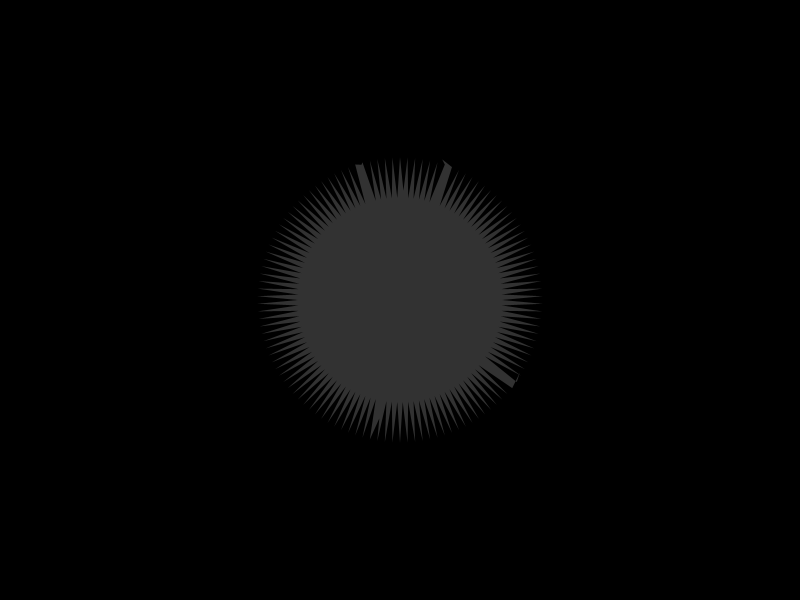
Frame 1 (no input)
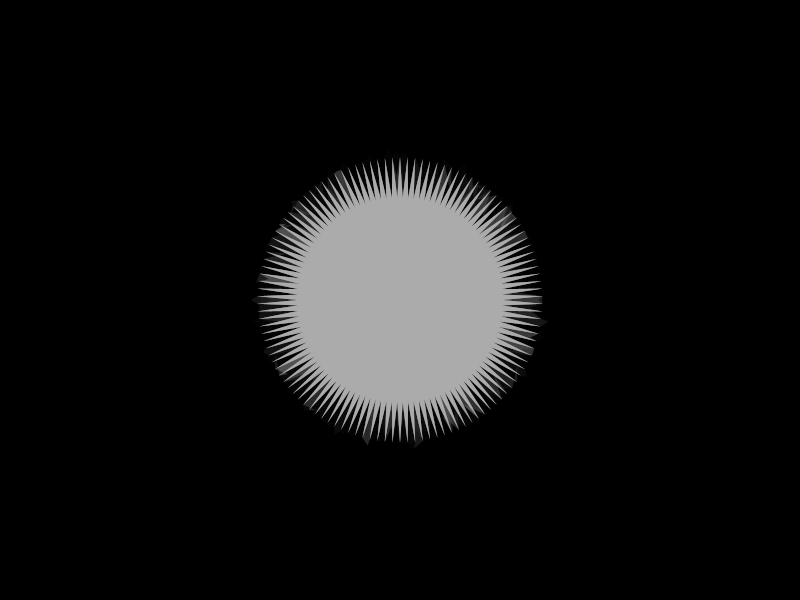
Frame 60 (the mouse pressed at the canvas centre just before this capture)
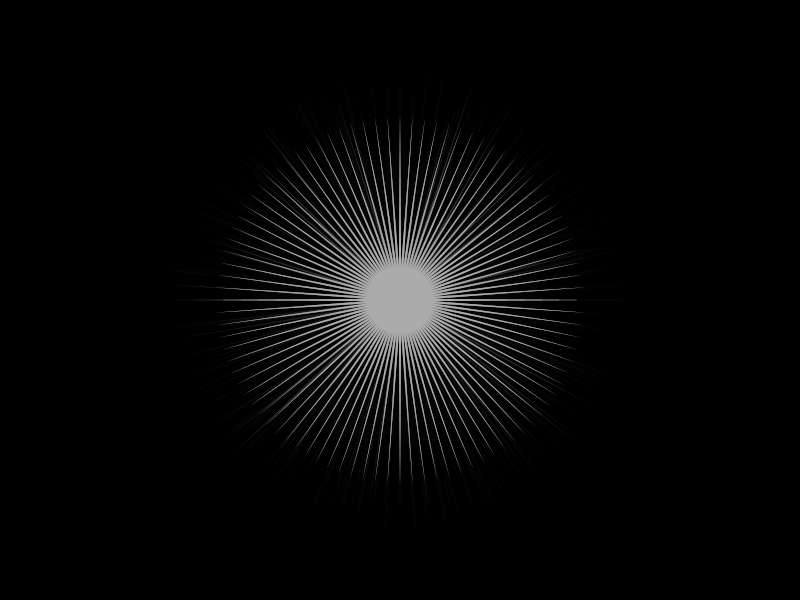
Frame 120 (the mouse held since frame 60 and released just before this capture)

The Processing sketch that drew these frames (run headless with seeded random() and noise(); from frame 60 on, the mouse is pressed at the canvas centre):

// Processing sketch: processing_1333
// ── processing_1333.pde

Star star; 
 
void setup(){ 
  size(800, 600); 
  background(0); 
  smooth(); 
  star = new Star(); 
} 
 
void draw(){ 
  //background(0); 
  fadeToBlack(); 
  star.draw(); 
} 
 
void fadeToBlack(){ 
  // fade away  
  fill(0,0,0, 30); 
  noStroke(); 
  translate(0,0); 
  rect(0,0,width,height);  
} 
 
// ================================================================  
 
class Star 
{ 
  float phase = 0; 
  float r1=0, r2=0; 
  int spikes=0; 
  Point[] points; 
   
  Star(){ 
    setProps(); 
  } 
   
  public void draw(){      
    translate(width/2, height/2); 
    noStroke(); 
    fill(255,255,255, 50); 
     
    phase += .1; 
    calcPoly(); 
    renderPoly(); 
     
    if(frameCount % 60 == 0) setProps(); 
    if(spikes > 100 && (r1-r2) > 50) renderBalls(); 
  } 
   
  private void setProps(){ 
    spikes = int(random(174))+6;
    r1 = random(200)+50;
    r2 = random(150);
    int total = int(spikes*2); 
    points = new Point[ total ]; 
  } 
  
  private void renderBalls(){
    int i=0;
    int plength = points.length;    
    float n = int(random(180));
    float radius = 3;
    
    for(i=0; i<int(n); i++){
      int rpi = int(random(plength-1));
      Point p = points[rpi];
      if(p != null) ellipse(p.x, p.y, radius, radius);
    }
  } 
  
  private void calcPoly(){ 
     Point p; 
     int i=0;
     float n = points.length; 
     float a = 360/n; 
     float cosa, sina; 
      
     for(i=0;i<int(n);i++){ 
       points[i] = new Point(0,0); 
        p = points[i]; 
        cosa = cos((a*i) * PI/180); 
        sina = sin((a*i) * PI/180); 
        if(i%2==0){ 
          if(int(random(20))==2) {
           p.x = (r1+random(50)) * cosa; 
           p.y = (r1+random(50)) * sina; 
          }else{
           p.x = r1 * cosa; 
           p.y = r1 * sina; 
          }
        }else{ 
           p.x = r2 * cosa; 
           p.y = r2 * sina; 
        } 
         
     } 
  } 
   
  private void renderPoly(){ 
     int i=0, n=points.length; 
     Point p1, p2; 
      
     pushMatrix(); 
     beginShape(POLYGON); 
    // rotateY( ry ); 
      
     for(i=0; i<n; i++){ 
       if(i>0){ 
         p1 = points[i-1]; 
         p2 = points[i]; 
         //line( p1.x, p1.y, p2.x, p2.y ); 
         vertex( p1.x, p1.y ); 
         vertex( p2.x, p2.y ); 
         if(i==n-1) { 
           p1 = points[0]; 
           //line( p1.x, p1.y, p2.x, p2.y ); 
         }// end if 
       }// end if 
     }// end for 
      
     endShape(); 
     popMatrix(); 
  } 
} 
 
class Point { 
   public float x, y; 
   Point(float x, float y){ 
     this.x = x; 
     this.y = y;  
   } 
} 
